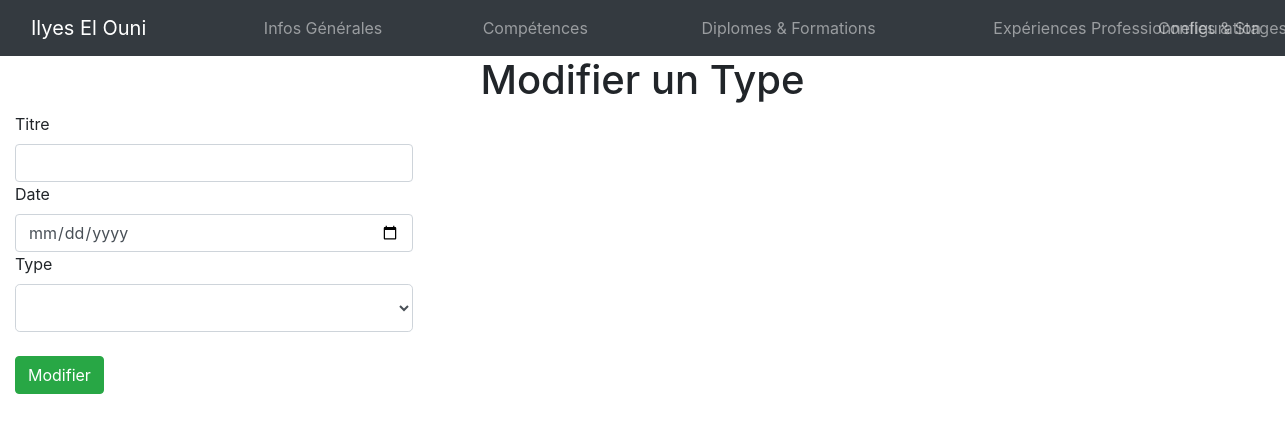
The app's page /configuration/diplomesFormationsCRUD/update_diplomesFormations/1, older data.
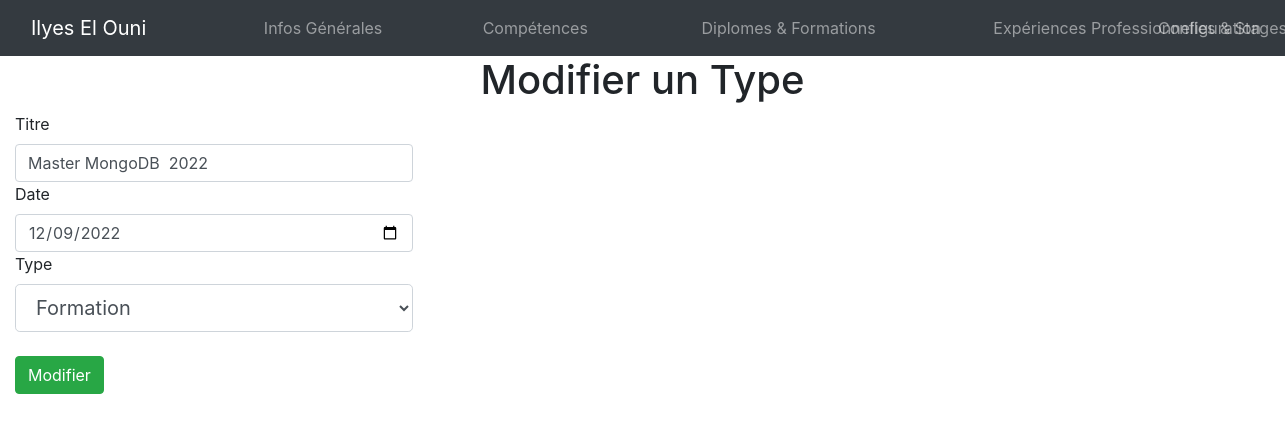
The same page, newer data.
### configuration/models.py (models this page shows, shortened)
class diplomesFormations(models.Model):
    Titre = models.CharField(max_length=100)
    Type =  models.ForeignKey('Types', on_delete=models.CASCADE,)
    date = models.DateField()

### configuration/views.py (the view)
# urls.py: path('diplomesFormationsCRUD/update_diplomesFormations/<int:id>', views.update_diplomesFormations),
def update_diplomesFormations(request, id):
 currentDiplomesFormations = diplomesFormations.objects.filter(id=id).values().first()
 listTypes = Types.objects.all().values()
 context = {
 'currentDiplomesFormations': currentDiplomesFormations,
 'listTypes':listTypes, }
 return render(request, 'updateDiplomeFormation.html', {'data':context})

### configuration/templates/updateDiplomeFormation.html (shortened to what this page needs)
{% load static %}
<html>
<head>
    <link rel="stylesheet" href="{% static 'css/style.css' %}">
    <link rel="stylesheet" href="{% static 'css/bootstrap.min.css' %}">
</head>
<body>
    {% include "navBar.html" %}
    <h1>
        <center>Modifier un Type</center>
    </h1>
    <form action="update_diplomeFormation_action/{{ data.currentDiplomesFormations.id }}" method="post">
              <div class="col-sm-4 col-md-6 col-lg-4">
                <label>Titre </label>
                <input type="text" name="title" value="{{data.currentDiplomesFormations.Titre}}" class="form-control">
            </div>
            <div class="col-sm-4 col-md-6 col-lg-4">
                <label>Date </label>
                <input type="date" name="date" value="{{data.currentDiplomesFormations.date |date:"Y-m-d"}}" class="form-control">
            </div>
            <div class="col-sm-4 col-md-6 col-lg-4">
            <label>Type </label>
            <select name="type" class="form-control form-control-lg">
                {% for type in data.listTypes %}
                    {% if type.id == data.currentDiplomesFormations.Type_id %}
                        <option value="{{ type.id }}" selected>{{ type.nom }}</option>
                    {% else %}
                        <option value="{{ type.id }}">{{ type.nom }}</option>
                    {% endif%}
                {% endfor %}
            </select>
            </div>
        <div class="col-sm-4 col-md-6 col-lg-4">
            <br><input type="submit" value="Modifier" class="btn btn-success">
        </div>
    </form>
</body>
</html>

Row changes from the older to the newer data that the page shows:
added diplomesFormations: title "Master MongoDB 2022", date "12/09/2022"
Text that changed along with them:
form field type: (not shown) → "Formation"
